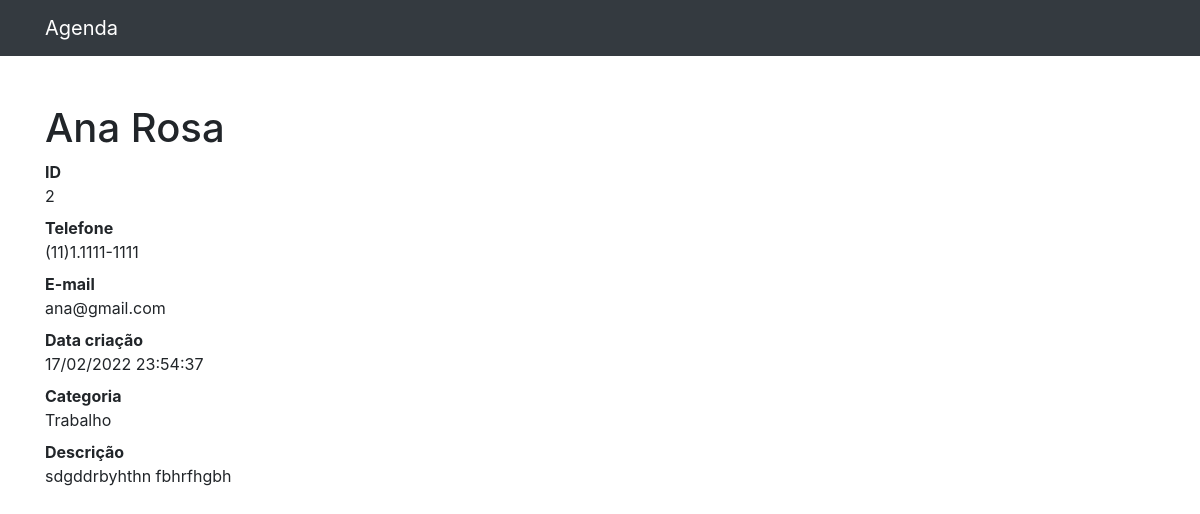
/2, run on the app's committed database.
### contatos/models.py (models this page shows, shortened)
class Contato(models.Model):
    nome = models.CharField(max_length=255)
    sobrenome = models.CharField(max_length=255, blank=True)
    telefone = models.CharField(max_length=255)
    email = models.CharField(max_length=255, blank=True)
    data_criacao = models.DateTimeField(default=timezone.now)
    descricao = models.TextField(blank=True)
    categoria = models.ForeignKey(Categoria, on_delete=models.DO_NOTHING)
    mostrar = models.BooleanField(default=True)
    foto = models.ImageField(blank=True, upload_to='fotos/%Y/%m')

class Categoria(models.Model):
    nome = models.CharField(max_length=255)
    def __str__(self):
        return self.nome

### contatos/views.py (the view)
# urls.py: path('<int:contato_id>', views.ver_contato, name='ver_contato'),
def ver_contato(request, contato_id):
    contato = get_object_or_404(Contato, id=contato_id)
    if not contato.mostrar:
        raise Http404()
    return render(request, 'contatos/ver_contato.html', {
         'contato': contato
    })

### contatos/templates/contatos/ver_contato.html (shortened to what this page needs)
{% extends 'base.html' %}
{%block conteudo%}
    <h1 class="mt-5">{{ contato.nome }} {{ contato.sobrenome }}</h1>
    <dl>
      <dt>ID</dt>
      <dd>{{ contato.id }}</dd>
      <dt>Telefone</dt>
      <dd>{{ contato.telefone }}</dd>
      <dt>E-mail</dt>
      <dd>{{ contato.email }}</dd>
      <dt>Data criação</dt>
      <dd>{{ contato.data_criacao | date:'d/m/Y H:i:s' }}</dd>
      <dt>Categoria</dt>
      <dd>{{ contato.categoria }}</dd>
      <dt>Descrição</dt>
      <dd>{{ contato.descricao }}</dd>
    </dl>
{%endblock%}

### data on the page
Contato: nome "Ana", sobrenome "Rosa", id "2", telefone "(11)1.1111-1111", email "ana@gmail.com", data_criacao "17/02/2022 23:54:37", categoria "Trabalho", descricao "sdgddrbyhthn fbhrfhgbh"
